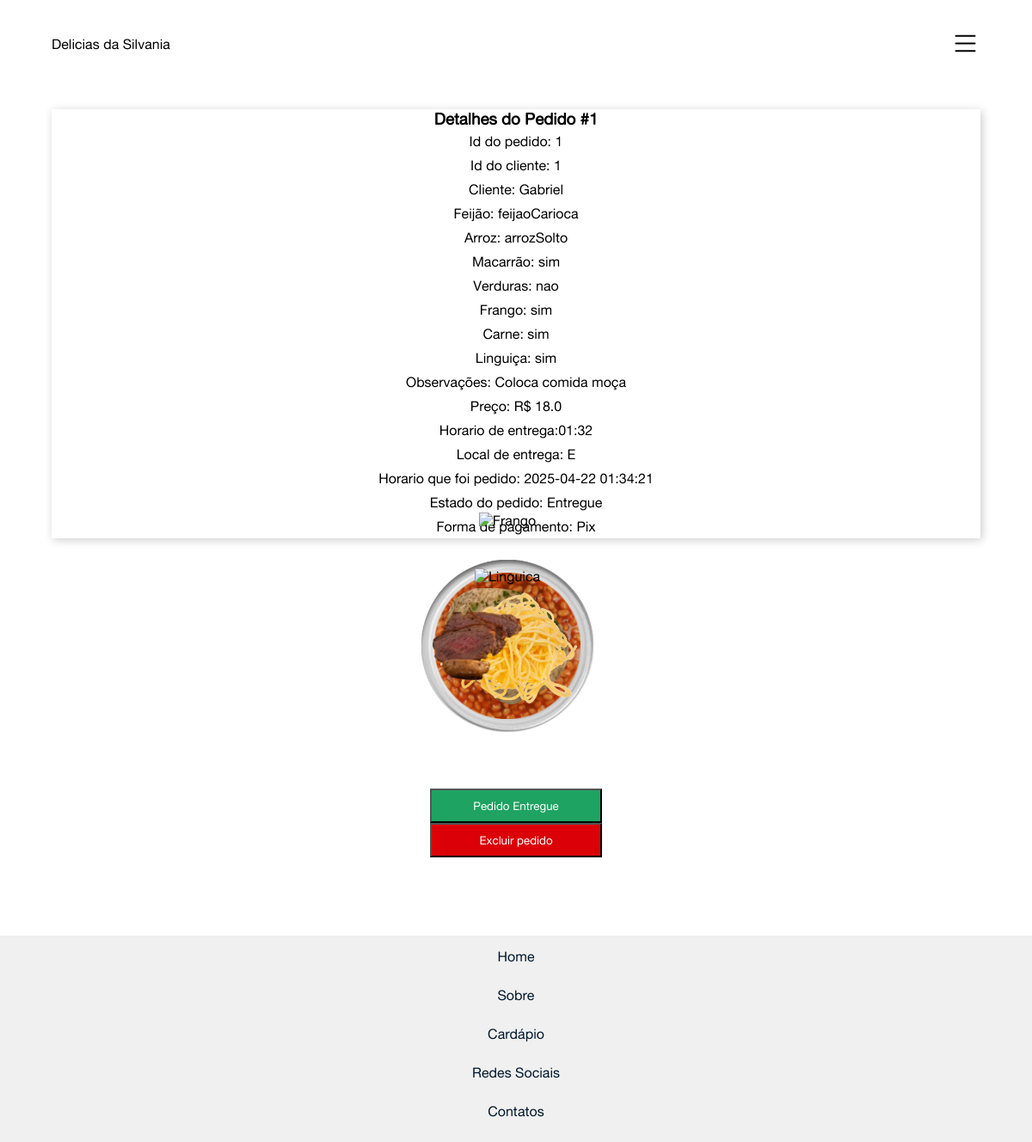
Page /lista/1 on the earlier database version.
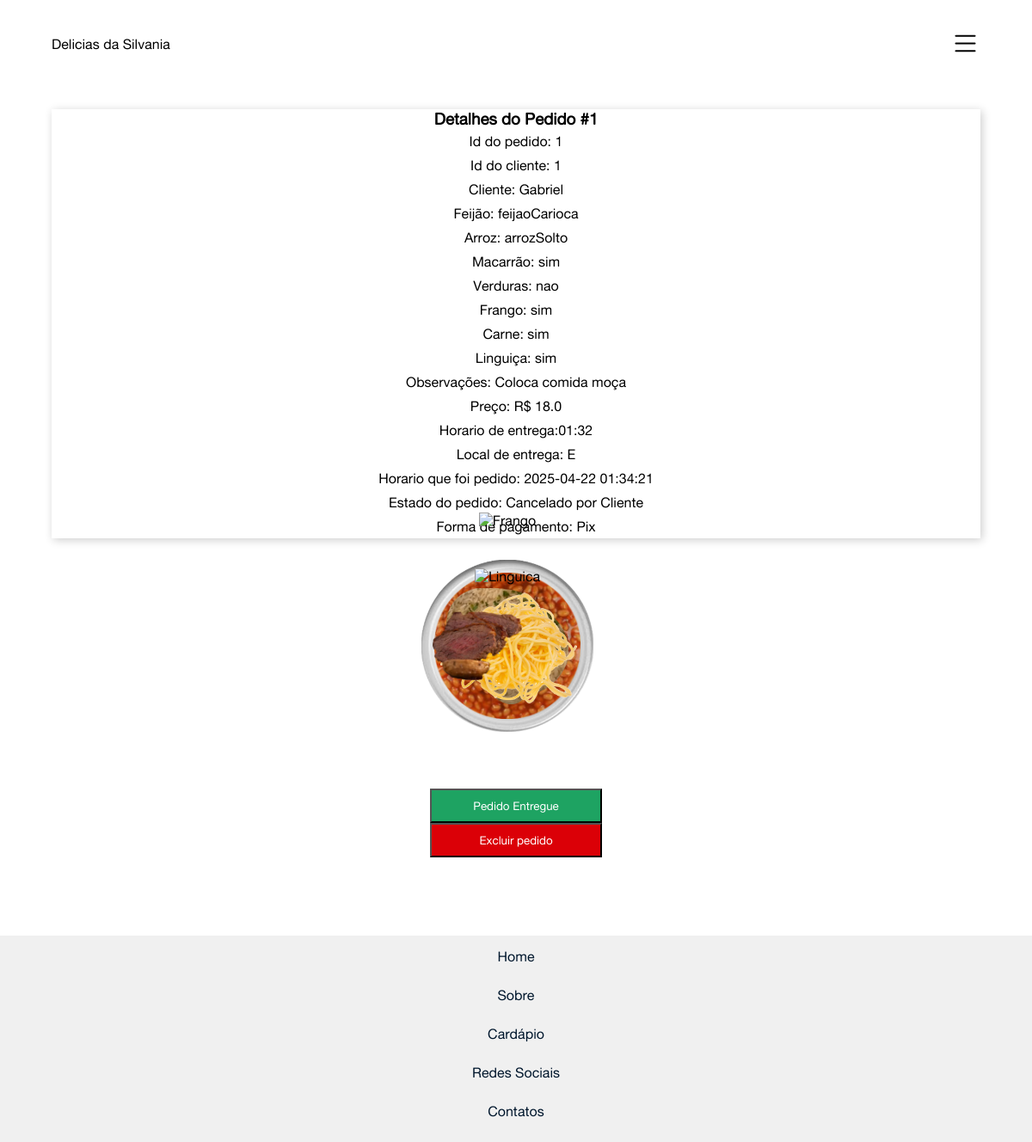
Same page on the later database version.
### tables this page shows
CREATE TABLE pedidos (
                     id INTEGER PRIMARY KEY AUTOINCREMENT,
                     id_Cliente INTEGER NOT NULL,
                     nome_Cliente TEXT NOT NULL,
                     tipo_Feijao TEXT,
                     tipo_Arroz TEXT,
                     macarrao TEXT,
                     verdura TEXT,
                     frango TEXT,
                     carne TEXT,
                     linguica TEXT,
                     obs TEXT,
                     preco REAL,
                     horario_Entrega DATETIME,
                     local_Entrega TEXT NOT NULL,
                     hora_Do_Pedido DATETIME DEFAULT CURRENT_TIMESTAMP,
                     status_Pedido TEXT NOT NULL,
                     forma_Pagamento TEXT NOT NULL
                );

### main.py (the view)
@app.route("/lista/<int:pedido_id>")
def pedido_completo(pedido_id):
    pedido = pedidosDB.id_buscar(pedido_id)
    if pedido:
        return render_template("pedido_completo.html", pedido=pedido)
    else:
        mensagem='Pedido não encontrado'
        return render_template("lista_pedido.html", mensagem=mensagem)

### pedidosDB.py (called while the page is built)
def id_buscar(pedido_id):
    conn = sqlite.connect('pedidosDB.sqlite')
    cursor = conn.cursor()
    cursor.execute('SELECT * FROM pedidos WHERE id = ?', (pedido_id, ))
    pedido = cursor.fetchone()
    conn.close()
    return pedido

### templates/pedido_completo.html (shortened to what this page needs)
{% extends "home.html" %}
{% block content %}
    <div class="container">
        <div class="pedido-container">
            <h3>Detalhes do Pedido #{{ pedido[0] }}</h3>
            <div class="pedido-detalhes"><span class="pedido-detalhes">Id do pedido:</span> {{ pedido[0] }}</div>
            <div class="pedido-detalhes"><span class="pedido-detalhes">Id do cliente:</span> {{ pedido[1] }}</div>
            <div class="pedido-detalhes"><span class="pedido-detalhes">Cliente:</span> {{ pedido[2] }}</div>
            <div class="pedido-detalhes"><span class="pedido-detalhes">Feijão:</span> {{ pedido[3] }}</div>
            <div class="pedido-detalhes"><span class="pedido-detalhes">Arroz:</span> {{ pedido[4] }}</div>
            <div class="pedido-detalhes"><span class="pedido-detalhes">Macarrão:</span> {{ pedido[5] }}</div>
            <div class="pedido-detalhes"><span class="pedido-detalhes">Verduras:</span> {{ pedido[6] }}</div>
            <div class="pedido-detalhes"><span class="pedido-detalhes">Frango:</span> {{ pedido[7] }}</div>
            <div class="pedido-detalhes"><span class="pedido-detalhes">Carne:</span> {{ pedido[8] }}</div>
            <div class="pedido-detalhes"><span class="pedido-detalhes">Linguiça:</span> {{ pedido[9] }}</div>
            <div class="pedido-detalhes"><span class="pedido-detalhes">Observações:</span> {{ pedido[10] }}</div>
            <div class="pedido-detalhes"><span class="pedido-detalhes">Preço:</span> R$ {{ pedido[11] }}</div>
            <div class="pedido-detalhes"><span class="pedido-detalhes">Horario de entrega:</span>{{ pedido[12] }}</div>
            <div class="pedido-detalhes"><span class="pedido-detalhes">Local de entrega:</span> {{ pedido[13] }}</div>
            <div class="pedido-detalhes"><span class="pedido-detalhes">Horario que foi pedido:</span> {{ pedido[14] }}</div>
            <div class="pedido-detalhes"><span class="pedido-detalhes">Estado do pedido:</span> {{ pedido[15] }}</div>
            <div class="pedido-detalhes"><span class="pedido-detalhes">Forma de pagamento:</span> {{ pedido[16] }}</div>
        </div>
    </div>
    <div class="container">
         <div class="container-quentinha">
            <div class="quentinha">
                {% if pedido[9] == "sim" %}
                    <img src="/static/linguica.png" alt="Linguica" class="ingrediente linguica">
                {% endif %}
            </div>
        </div>
    </div>
    <div class="container">
        <div class="lista-link">
            <ul>
                <li>
                    <a href="/lista/{{pedido [0]}}/entregue"><button class="verde">Pedido Entregue</button></a>
                </li>
                <li>
                    <a href="/lista/{{pedido [0]}}/retirar"><button class="vermelho">Excluir pedido</button></a>
                </li>
            </ul>
        </div>
    </div>
{% endblock %}

### templates/home.html (shortened to what this page needs)
<!DOCTYPE html>
<html lang="pt-br">
<head>
    <link rel="stylesheet" href="/static/css/style.css">
</head>
<body>
    <div class="container">
        <nav>
            <ul>
                <li>
                    Delicias da Silvania
                </li>
                <li onclick=mostrarSideBar()>
                    <img src="/static/menu.svg" class="svg" alt="">
                </li>
            </ul>
        </div>
    <main>
        {% block content %}{% endblock %}
    </main>
    <div class="container">
        <footer>
            <ul>
                <li>
                    <a href="/">Home</a>
                </li>
                <li>
                    <a href="">Sobre</a>
                </li>
                <li>
                    <a href="/cardapio">Cardápio</a>
                </li>
                <li>
                    <a href="">Redes Sociais</a>
                </li>
                <li>
                    <a href="">Contatos</a>
                </li>
            </ul>
        </footer>
    </div>
</body>
</html>

### static/css/style.css (style rules this page uses)
html, body { height: 100%; }
body { display: flex; flex-direction: column; }
* { margin: 0; padding: 0; box-sizing: border-box; scroll-behavior: smooth; font-family: "Alte-Regular"; }
button { height: 40px; width: 200px; }
:root { --primary: #db0007; --light: #fff; --dark: #00172d; ---rgba: rgba(0, 0, 0, 0.2) }
nav { display: flex; box-shadow: var(---rgba); width: 90%; align-items: center; justify-content: space-evenly; }
li { list-style: none; }
nav ul { width: 100%; list-style: none; display: flex; justify-content: flex-end; align-items: center }
nav li { height: 50px; display: flex; align-items: center; }
nav li:first-child { margin-right: auto; }
footer { display: flex; justify-content: center; background-color: #f0f0f0; width: 100%; text-decoration: none; list-style: none; }
footer li { width: 100%; height: 30px; margin: 15px 0 15px; text-align: center; text-decoration: none; list-style: none; }
footer a { width: 100%; text-decoration: none; color: var(--dark); }
.container { display: flex; justify-content: center; width: 100%; margin: 1.6rem 0rem 1.6rem 0rem; }
.pedido-detalhes { padding: 5px 0 5px; }
.pedido-container { display: flex; width: 90%; flex-flow: column; align-items: center; box-shadow: 2px 2px 10px var(---rgba); }
.quentinha { display: flex; justify-content: center; align-items: center; width: 90%; }
.ingrediente { position: absolute; }
.linguica { height: 180px; }
.svg { fill: black; width: 35px; }
.lista-link { display: flex; flex-flow: column; margin: 40px; gap: 30px; }
.verde { background-color: #1ea362; color: #fff; }
.vermelho { background-color: #db0007; color: #fff; }

Differences in the rows shown:
changed pedidos "Gabriel": status_Pedido "Entregue" → "Cancelado por Cliente"
